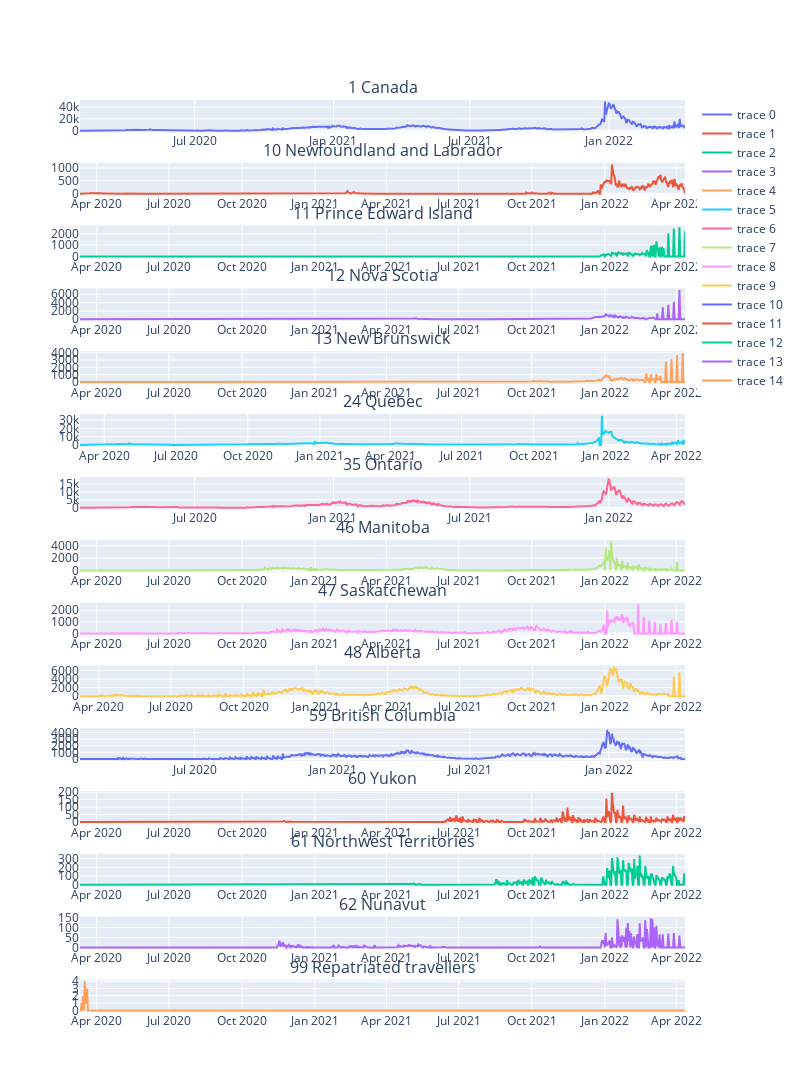

Notebook code cell kept with this figure:
### Markdown cell above
Using plotly we can make these plots interactive!

### Code cell
# Make a title list for subplot_titles argument
province_title = [(f"{id} {provinces[id]}") for id in pruid]

# Use plotly's subplot maker to generate subplots
fig = sp.make_subplots(rows = len(provinces), cols = 1, subplot_titles=province_title)

# # For each subplot, generate a plot of numtoday cases by date
for i, id in enumerate(pruid):
    # Select the data by province and generate a lineplot using plotly's graph_objects as go
    fig.add_trace(go.Scatter(x=epi_data[epi_data["pruid"] == id]["date"], y=epi_data[epi_data["pruid"] == id]["numtoday"]), col=1, row=i+1)

# Update layout to fit all graphs
fig.update_layout(height=3200, width=800)
iplot(fig)

### Figure 1 — Plotly figure (JSON) as saved in the notebook; plotly's stock layout.template omitted (floating-point values rounded to 4 significant figures; data arrays with more than 128 entries replaced by an {"elided": "..."} marker saying what was removed)
{"data": [{"type": "scatter", "x": {"elided": "779 str values"}, "xaxis": "x", "y": {"elided": "779 int values"}, "yaxis": "y"}, {"type": "scatter", "x": {"elided": "763 str values"}, "xaxis": "x2", "y": {"elided": "763 int values"}, "yaxis": "y2"}, {"type": "scatter", "x": {"elided": "763 str values"}, "xaxis": "x3", "y": {"elided": "763 int values"}, "yaxis": "y3"}, {"type": "scatter", "x": {"elided": "763 str values"}, "xaxis": "x4", "y": {"elided": "763 int values"}, "yaxis": "y4"}, {"type": "scatter", "x": {"elided": "763 str values"}, "xaxis": "x5", "y": {"elided": "763 int values"}, "yaxis": "y5"}, {"type": "scatter", "x": {"elided": "770 str values"}, "xaxis": "x6", "y": {"elided": "770 int values"}, "yaxis": "y6"}, {"type": "scatter", "x": {"elided": "779 str values"}, "xaxis": "x7", "y": {"elided": "779 int values"}, "yaxis": "y7"}, {"type": "scatter", "x": {"elided": "763 str values"}, "xaxis": "x8", "y": {"elided": "763 int values"}, "yaxis": "y8"}, {"type": "scatter", "x": {"elided": "763 str values"}, "xaxis": "x9", "y": {"elided": "763 int values"}, "yaxis": "y9"}, {"type": "scatter", "x": {"elided": "765 str values"}, "xaxis": "x10", "y": {"elided": "765 int values"}, "yaxis": "y10"}, {"type": "scatter", "x": {"elided": "779 str values"}, "xaxis": "x11", "y": {"elided": "779 int values"}, "yaxis": "y11"}, {"type": "scatter", "x": {"elided": "763 str values"}, "xaxis": "x12", "y": {"elided": "763 int values"}, "yaxis": "y12"}, {"type": "scatter", "x": {"elided": "763 str values"}, "xaxis": "x13", "y": {"elided": "763 int values"}, "yaxis": "y13"}, {"type": "scatter", "x": {"elided": "763 str values"}, "xaxis": "x14", "y": {"elided": "763 int values"}, "yaxis": "y14"}, {"type": "scatter", "x": {"elided": "763 str values"}, "xaxis": "x15", "y": {"elided": "763 int values"}, "yaxis": "y15"}], "layout": {"annotations": [{"font": {"size": 16}, "showarrow": false, "text": "1 Canada", "x": 0.5, "xanchor": "center", "xref": "paper", "y": 1, "yanchor": "bottom", "yref": "paper"}, {"font": {"size": 16}, "showarrow": false, "text": "10 Newfoundland and Labrador", "x": 0.5, "xanchor": "center", "xref": "paper", "y": 0.9311, "yanchor": "bottom", "yref": "paper"}, {"font": {"size": 16}, "showarrow": false, "text": "11 Prince Edward Island", "x": 0.5, "xanchor": "center", "xref": "paper", "y": 0.8622, "yanchor": "bottom", "yref": "paper"}, {"font": {"size": 16}, "showarrow": false, "text": "12 Nova Scotia", "x": 0.5, "xanchor": "center", "xref": "paper", "y": 0.7933, "yanchor": "bottom", "yref": "paper"}, {"font": {"size": 16}, "showarrow": false, "text": "13 New Brunswick", "x": 0.5, "xanchor": "center", "xref": "paper", "y": 0.7244, "yanchor": "bottom", "yref": "paper"}, {"font": {"size": 16}, "showarrow": false, "text": "24 Quebec", "x": 0.5, "xanchor": "center", "xref": "paper", "y": 0.6556, "yanchor": "bottom", "yref": "paper"}, {"font": {"size": 16}, "showarrow": false, "text": "35 Ontario", "x": 0.5, "xanchor": "center", "xref": "paper", "y": 0.5867, "yanchor": "bottom", "yref": "paper"}, {"font": {"size": 16}, "showarrow": false, "text": "46 Manitoba", "x": 0.5, "xanchor": "center", "xref": "paper", "y": 0.5178, "yanchor": "bottom", "yref": "paper"}, {"font": {"size": 16}, "showarrow": false, "text": "47 Saskatchewan", "x": 0.5, "xanchor": "center", "xref": "paper", "y": 0.4489, "yanchor": "bottom", "yref": "paper"}, {"font": {"size": 16}, "showarrow": false, "text": "48 Alberta", "x": 0.5, "xanchor": "center", "xref": "paper", "y": 0.38, "yanchor": "bottom", "yref": "paper"}, {"font": {"size": 16}, "showarrow": false, "text": "59 British Columbia", "x": 0.5, "xanchor": "center", "xref": "paper", "y": 0.3111, "yanchor": "bottom", "yref": "paper"}, {"font": {"size": 16}, "showarrow": false, "text": "60 Yukon", "x": 0.5, "xanchor": "center", "xref": "paper", "y": 0.2422, "yanchor": "bottom", "yref": "paper"}, {"font": {"size": 16}, "showarrow": false, "text": "61 Northwest Territories", "x": 0.5, "xanchor": "center", "xref": "paper", "y": 0.1733, "yanchor": "bottom", "yref": "paper"}, {"font": {"size": 16}, "showarrow": false, "text": "62 Nunavut", "x": 0.5, "xanchor": "center", "xref": "paper", "y": 0.1044, "yanchor": "bottom", "yref": "paper"}, {"font": {"size": 16}, "showarrow": false, "text": "99 Repatriated travellers", "x": 0.5, "xanchor": "center", "xref": "paper", "y": 0.03556, "yanchor": "bottom", "yref": "paper"}], "height": 3200, "width": 800, "xaxis": {"anchor": "y", "domain": [0, 1]}, "xaxis10": {"anchor": "y10", "domain": [0, 1]}, "xaxis11": {"anchor": "y11", "domain": [0, 1]}, "xaxis12": {"anchor": "y12", "domain": [0, 1]}, "xaxis13": {"anchor": "y13", "domain": [0, 1]}, "xaxis14": {"anchor": "y14", "domain": [0, 1]}, "xaxis15": {"anchor": "y15", "domain": [0, 1]}, "xaxis2": {"anchor": "y2", "domain": [0, 1]}, "xaxis3": {"anchor": "y3", "domain": [0, 1]}, "xaxis4": {"anchor": "y4", "domain": [0, 1]}, "xaxis5": {"anchor": "y5", "domain": [0, 1]}, "xaxis6": {"anchor": "y6", "domain": [0, 1]}, "xaxis7": {"anchor": "y7", "domain": [0, 1]}, "xaxis8": {"anchor": "y8", "domain": [0, 1]}, "xaxis9": {"anchor": "y9", "domain": [0, 1]}, "yaxis": {"anchor": "x", "domain": [0.9644, 1]}, "yaxis10": {"anchor": "x10", "domain": [0.3444, 0.38]}, "yaxis11": {"anchor": "x11", "domain": [0.2756, 0.3111]}, "yaxis12": {"anchor": "x12", "domain": [0.2067, 0.2422]}, "yaxis13": {"anchor": "x13", "domain": [0.1378, 0.1733]}, "yaxis14": {"anchor": "x14", "domain": [0.06889, 0.1044]}, "yaxis15": {"anchor": "x15", "domain": [0, 0.03556]}, "yaxis2": {"anchor": "x2", "domain": [0.8956, 0.9311]}, "yaxis3": {"anchor": "x3", "domain": [0.8267, 0.8622]}, "yaxis4": {"anchor": "x4", "domain": [0.7578, 0.7933]}, "yaxis5": {"anchor": "x5", "domain": [0.6889, 0.7244]}, "yaxis6": {"anchor": "x6", "domain": [0.62, 0.6556]}, "yaxis7": {"anchor": "x7", "domain": [0.5511, 0.5867]}, "yaxis8": {"anchor": "x8", "domain": [0.4822, 0.5178]}, "yaxis9": {"anchor": "x9", "domain": [0.4133, 0.4489]}}}
